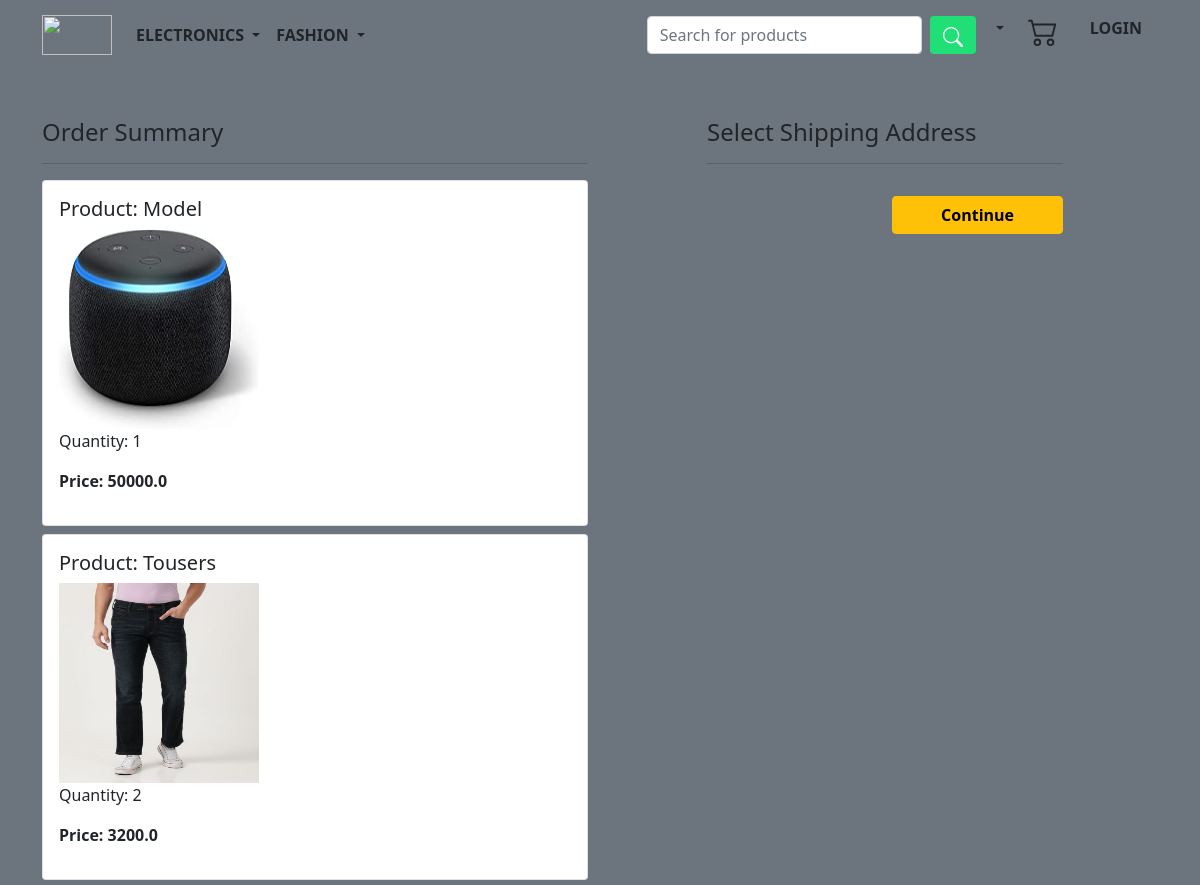
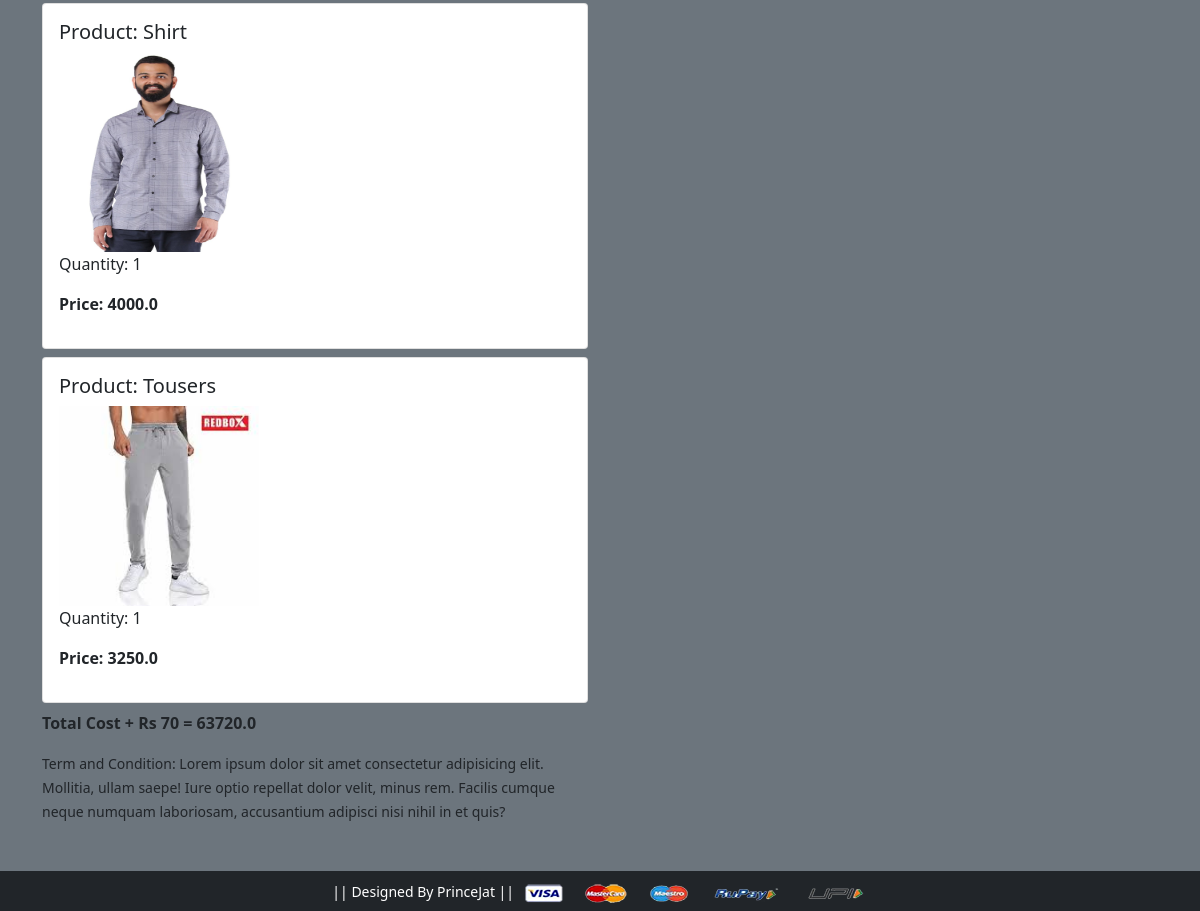
Screenshot of /checkout/ (signed in) with the database file from the repository (2 pictures, top to bottom).
### app/models.py (models this page shows, shortened)
class Cart(models.Model):
    user = models.ForeignKey(User, on_delete=models.CASCADE)
    product = models.ForeignKey(Product, on_delete=models.CASCADE)
    quantity = models.PositiveIntegerField(default =1)

class Product(models.Model):
    title = models.CharField(max_length=100)
    selling_price=models.FloatField()
    discounted_price=models.FloatField()
    description=models.TextField()
    brand = models.CharField(max_length=200)
    category = models.CharField(choices = CATEGORY_CHOICES,max_length=2)
    product_image = models.ImageField(upload_to='producting')

### app/views.py (the view)
# urls.py: path('checkout/', views.checkout, name='checkout'),
@login_required
def checkout(request):
    user = request.user
    add = Customer.objects.filter(user=user)
    cart_items = Cart.objects.filter(user=user)
    amount=0.0
    shipping_amount=70.0
    totalamount= 0.0
    cart_product = [p for p in Cart.objects.all() if p.user == request.user]
    if cart_product:
        for p in cart_product:
            tempamount=(p.quantity * p.product.discounted_price)
            amount+= tempamount
        totalamount= amount+ shipping_amount
    return render(request, 'app/checkout.html',{'add': add, 'totalamount':totalamount, 'cart_items':cart_items})

### app/templates/app/checkout.html (shortened to what this page needs)
{% extends 'app/base.html' %}
{% load static %}
{% block main-content %}
<div class="container">
 <div class="row mt-5">
  <div class="col-sm-6">
    <h4>Order Summary</h4>
    <hr>
    {% for item in cart_items %}
      <div class="card mb-2">
        <div class="card-body">
          <h5>Product: {{item.product.title}}</h5>
          <img  src="{{item.product.product_image.url}}" height="200px" width="200px"  alt="">
          <p>Quantity: {{item.quantity}}</p>
          <p class="fw-bold">Price: {{item.product.discounted_price}} </p>
        </div>
      </div>
      {% endfor %}
      <p class="fw-bold">Total Cost + Rs 70 = {{totalamount}}</p>
    <small>Term and Condition: Lorem ipsum dolor sit amet consectetur adipisicing elit. Mollitia, ullam saepe! Iure optio repellat dolor velit, minus rem. Facilis cumque neque numquam laboriosam, accusantium adipisci nisi nihil in et quis?</small>
  </div>
  <div class="col-sm-4 offset-sm-1">
    <h4>Select Shipping Address</h4>
    <hr>
    <form action="/paymentdone">
        <div class="text-end">
          <button type="submit" class="btn btn-warning mt-3 px-5 fw-bold">Continue</button>
        </div>
      </form>
    </div>
  </div>
</div>
{% endblock main-content %}

### rows the page displays
Cart: product "Model", product.product_image (picture), quantity "1", product.discounted_price "50000.0"
Cart: product "Tousers", product.product_image (picture), quantity "2", product.discounted_price "3200.0"
Cart: product "Shirt", product.product_image (picture), quantity "1", product.discounted_price "4000.0"
Cart: product "Tousers", product.product_image (picture), quantity "1", product.discounted_price "3250.0"

### other values shown
{{ totalamount }} "63720.0"
